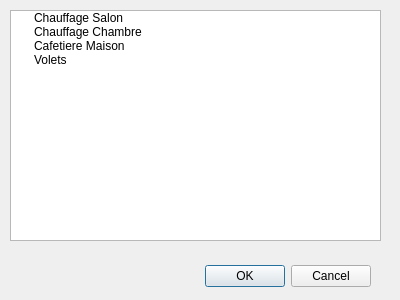
<?xml version="1.0" encoding="UTF-8"?>
<ui version="4.0">
 <class>AddAppareilToMode</class>
 <widget class="QDialog" name="AddAppareilToMode">
  <property name="geometry">
   <rect>
    <x>0</x>
    <y>0</y>
    <width>400</width>
    <height>300</height>
   </rect>
  </property>
  <property name="windowTitle">
   <string>Ajouter un appareil</string>
  </property>
  <widget class="QDialogButtonBox" name="buttonBox">
   <property name="geometry">
    <rect>
     <x>30</x>
     <y>260</y>
     <width>341</width>
     <height>32</height>
    </rect>
   </property>
   <property name="orientation">
    <enum>Qt::Horizontal</enum>
   </property>
   <property name="standardButtons">
    <set>QDialogButtonBox::Cancel|QDialogButtonBox::Ok</set>
   </property>
  </widget>
  <widget class="QTreeWidget" name="treeWidget">
   <property name="geometry">
    <rect>
     <x>10</x>
     <y>10</y>
     <width>371</width>
     <height>231</height>
    </rect>
   </property>
   <attribute name="headerVisible">
    <bool>false</bool>
   </attribute>
   <column>
    <property name="text">
     <string>1</string>
    </property>
   </column>
   <item>
    <property name="text">
     <string>Chauffage Salon</string>
    </property>
   </item>
   <item>
    <property name="text">
     <string>Chauffage Chambre</string>
    </property>
   </item>
   <item>
    <property name="text">
     <string>Cafetiere Maison</string>
    </property>
   </item>
   <item>
    <property name="text">
     <string>Volets</string>
    </property>
   </item>
  </widget>
 </widget>
 <resources/>
 <connections>
  <connection>
   <sender>buttonBox</sender>
   <signal>accepted()</signal>
   <receiver>AddAppareilToMode</receiver>
   <slot>accept()</slot>
   <hints>
    <hint type="sourcelabel">
     <x>248</x>
     <y>254</y>
    </hint>
    <hint type="destinationlabel">
     <x>157</x>
     <y>274</y>
    </hint>
   </hints>
  </connection>
  <connection>
   <sender>buttonBox</sender>
   <signal>rejected()</signal>
   <receiver>AddAppareilToMode</receiver>
   <slot>reject()</slot>
   <hints>
    <hint type="sourcelabel">
     <x>316</x>
     <y>260</y>
    </hint>
    <hint type="destinationlabel">
     <x>286</x>
     <y>274</y>
    </hint>
   </hints>
  </connection>
 </connections>
</ui>
